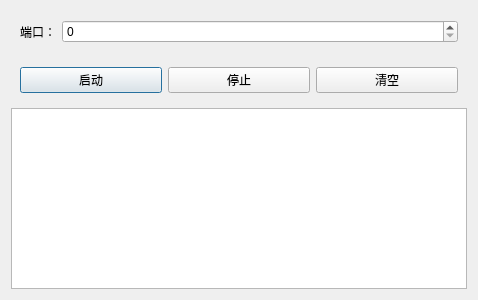
<?xml version="1.0" encoding="UTF-8"?>
<ui version="4.0">
 <class>DialogTcpServer</class>
 <widget class="QDialog" name="DialogTcpServer">
  <property name="geometry">
   <rect>
    <x>0</x>
    <y>0</y>
    <width>478</width>
    <height>300</height>
   </rect>
  </property>
  <property name="windowTitle">
   <string>Dialog</string>
  </property>
  <layout class="QVBoxLayout" name="verticalLayout">
   <item>
    <widget class="QWidget" name="widget" native="true">
     <layout class="QHBoxLayout" name="horizontalLayout">
      <item>
       <widget class="QLabel" name="label">
        <property name="text">
         <string>端口：</string>
        </property>
       </widget>
      </item>
      <item>
       <widget class="QSpinBox" name="sbPort">
        <property name="sizePolicy">
         <sizepolicy hsizetype="Expanding" vsizetype="Fixed">
          <horstretch>0</horstretch>
          <verstretch>0</verstretch>
         </sizepolicy>
        </property>
       </widget>
      </item>
     </layout>
    </widget>
   </item>
   <item>
    <widget class="QWidget" name="widget_2" native="true">
     <layout class="QHBoxLayout" name="horizontalLayout_2">
      <item>
       <widget class="QPushButton" name="btStart">
        <property name="text">
         <string>启动</string>
        </property>
       </widget>
      </item>
      <item>
       <widget class="QPushButton" name="btStop">
        <property name="text">
         <string>停止</string>
        </property>
       </widget>
      </item>
      <item>
       <widget class="QPushButton" name="btClear">
        <property name="text">
         <string>清空</string>
        </property>
       </widget>
      </item>
     </layout>
    </widget>
   </item>
   <item>
    <widget class="QPlainTextEdit" name="plainTextEdit"/>
   </item>
  </layout>
 </widget>
 <resources/>
 <connections/>
</ui>
